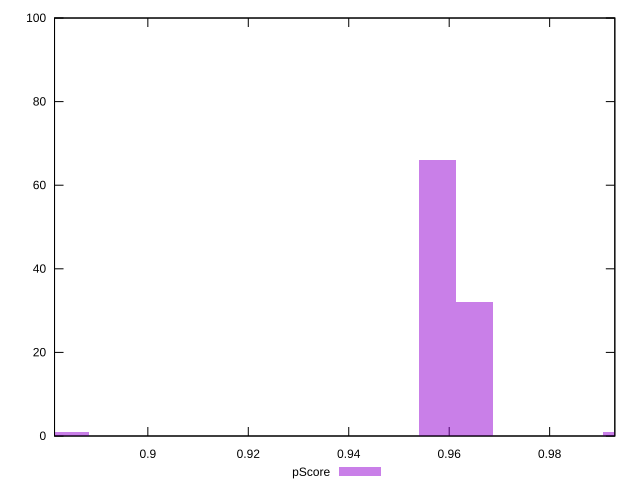

This chart was generated by the following gnuplot code:
reset

$pScore <<EOF
0.8846132166169568 1
0.9577217469158789 66
0.9650325999457711 32
0.9942760120653399 1
EOF

set key outside below
set boxwidth 0.007310853029892205
set xrange [0.8814226316878475:0.9929777859093538]
set yrange [0:100]
set trange [0:100]
set style fill transparent solid 0.5 noborder
set terminal svg size 640, 490 enhanced background rgb 'white'
set output "reports/report_00030_2021-02-24T20-42-31.540Z/bootup-time/samples/astro/pScore/histogram.svg"

plot $pScore title "pScore" with boxes

reset
